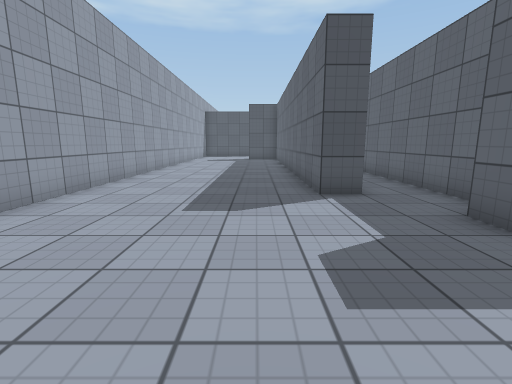
[1] (above)

24 first-person views from a walk through a Unity game level. The camera is 1.2 m above the floor, tilts 10° down and sees 85° across. The floor is counted in squares, 1 m on a side. Each view is taken from the middle of a square. On the plan, view 1 faces up. The plan holds only what a view shows up to about 13 squares ahead; the rest is blank. The place goes on beyond the plan. The player character is not drawn. Surface patterns are stand-ins for the level's own textures.

[2]
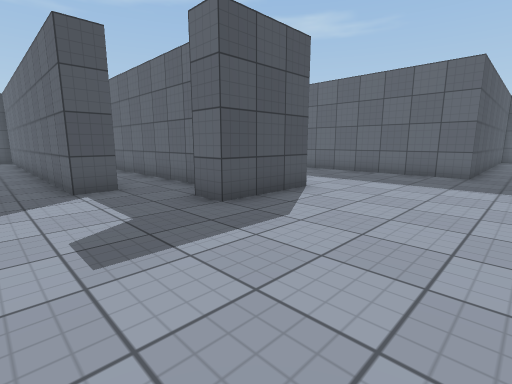

[3]
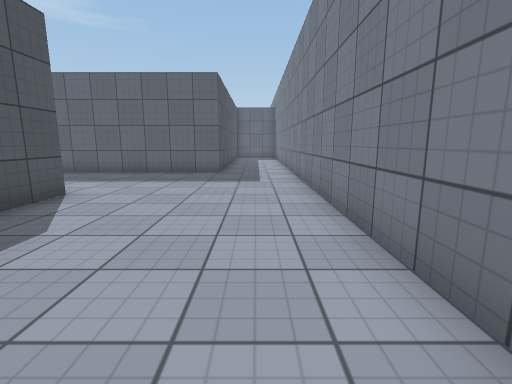

[4]
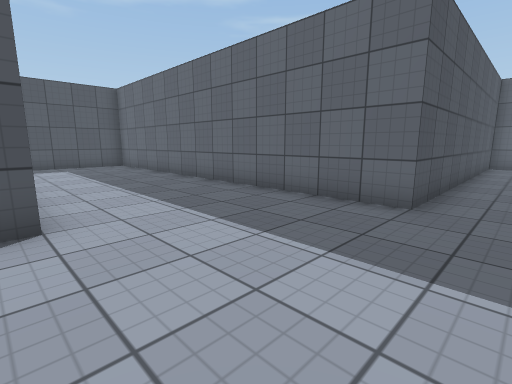

[5]
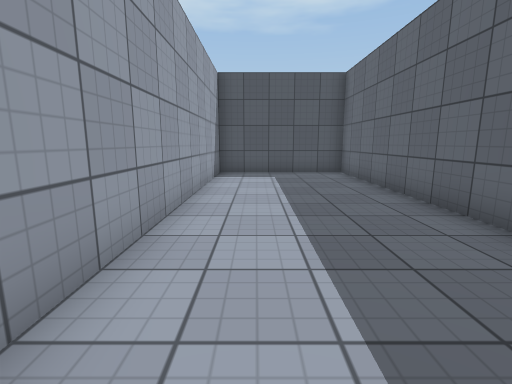

[6]
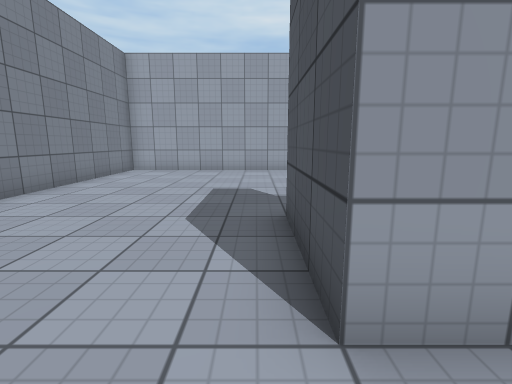

[7]
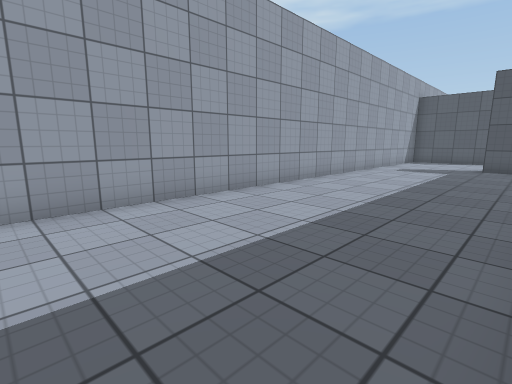

[8]
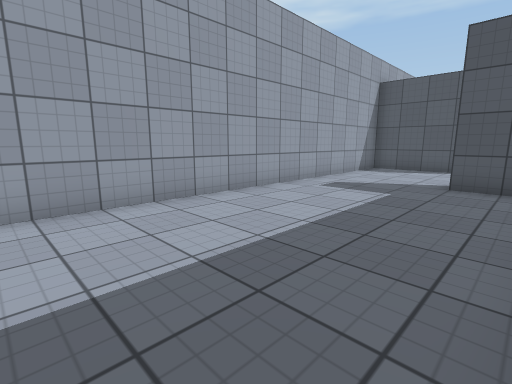

[9]
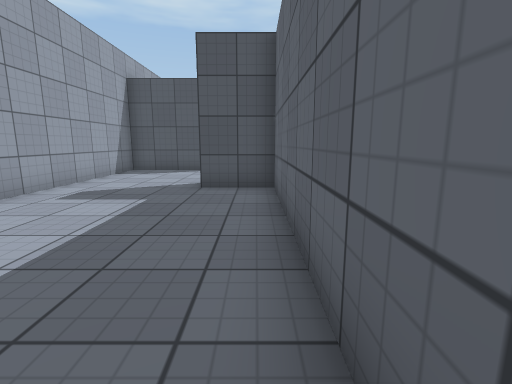

[10]
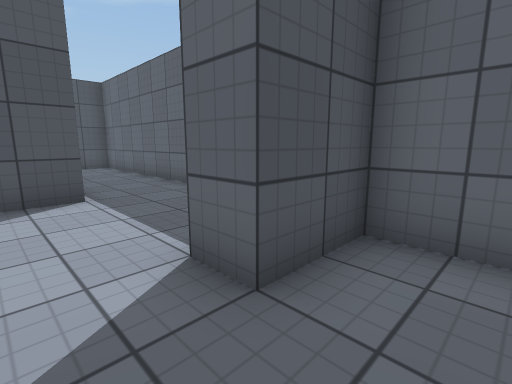

[11]
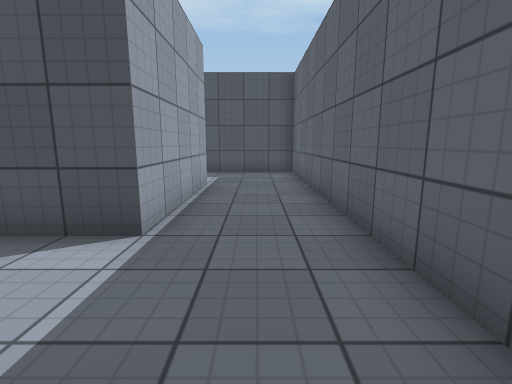

[12]
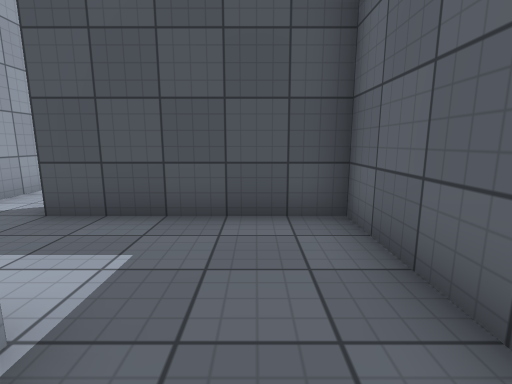

[13]
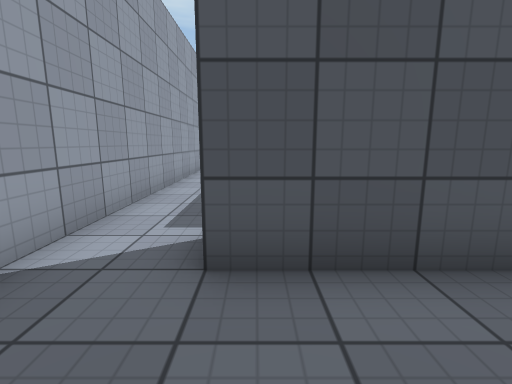

[14]
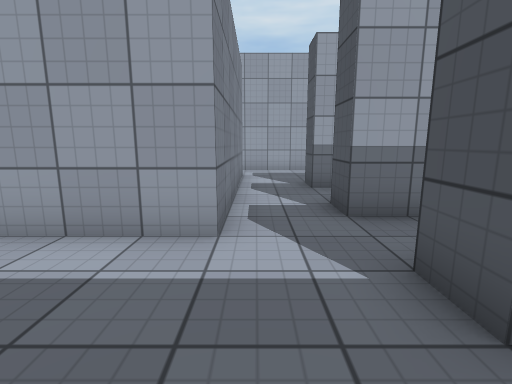

[15]
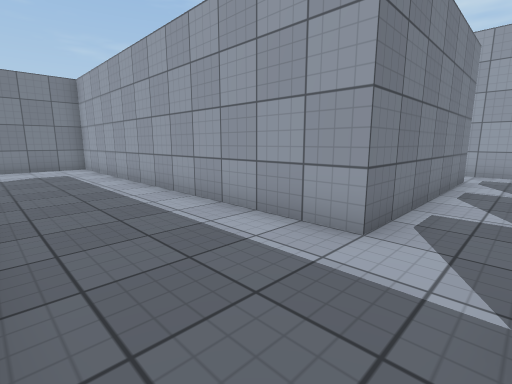

[16]
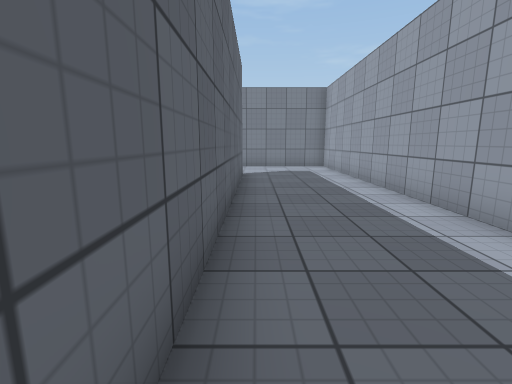

[17]
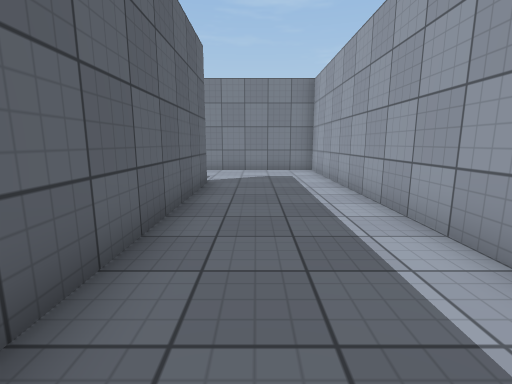

[18]
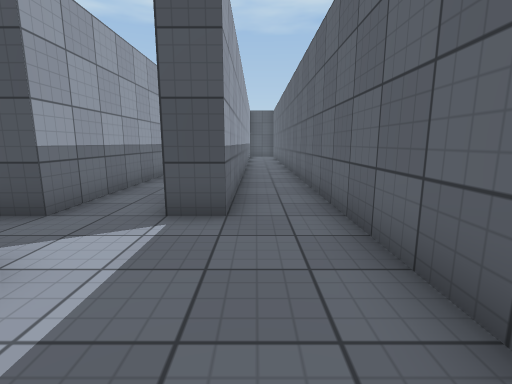

[19]
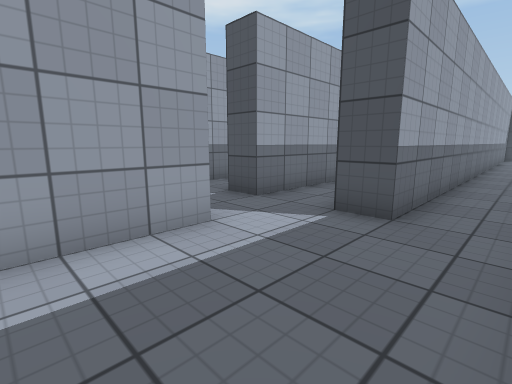

[20]
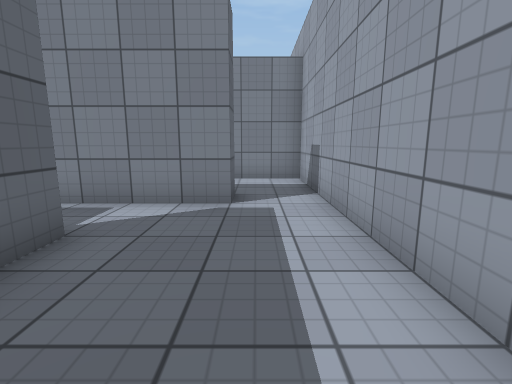

[21]
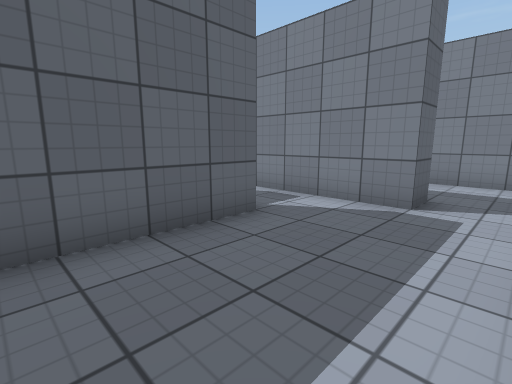

[22]
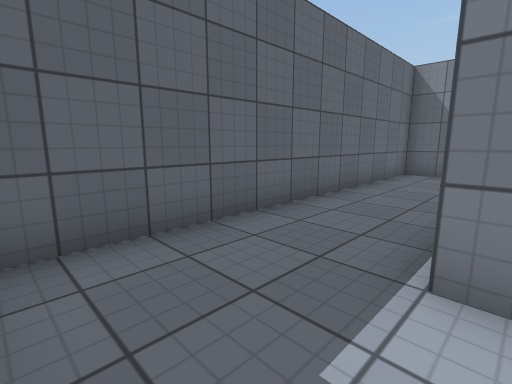

[23]
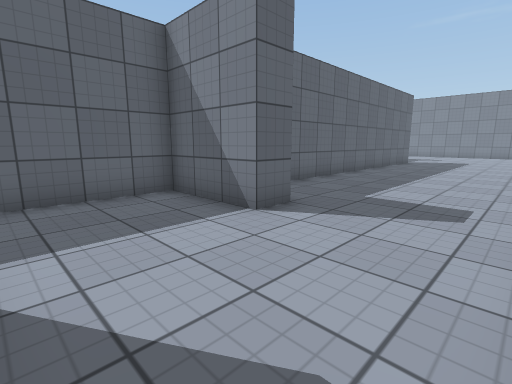

[24]
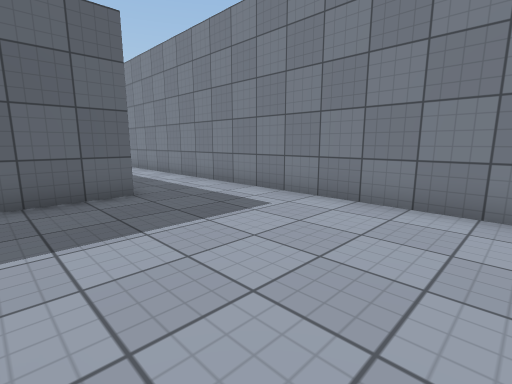

### Floor plan
Points are (right, up) in squares from view 1. A wall is a line through its corners. A room is listed if a view was taken in it or the views show most of it. See-through windows are left out.
Room 1 (views 1, 2, 3, 4, 5, 6, 7, 8, 9, 10, 11, 12, 13, 22, 23, 24)
walls: (2.6, 6.5) (1.5, 6.5) (1.5, 20.5) (-0.5, 20.5) (-0.5, 21.5) (2.5, 21.5) (2.5, 33.5) (-2.5, 33.5); (4.5, 5.8) (4.5, 12.5); (18.5, 0.5) (11.5, 0.5) (11.5, 14.5) (6.5, 14.5) (6.5, 3.5) (3.5, 3.5) (3.5, 4.5); (-4.5, 33.5) (-4.5, 30.5) (-0.5, 30.5) (-0.5, 25.5) (-4.5, 25.5) (-4.5, -2.5) (18.2, -2.5)
ways out: opening at (-3.5, 34) to room 3
Room 2 (views 14, 15, 16, 17, 18, 19)
walls: (8.5, 25.5) (8.5, 40.5); (3.5, 34.5) (4.5, 34.5) (4.5, 21.5) (9.2, 21.5); (6.5, 40.5) (6.5, 36.5) (5.5, 36.5); (3.5, 40.5) (3.5, 36.5)
ways out: opening at (3, 35.5) to room 4
Room 3 (views 20, 21)
walls: (0.5, 36.5) (-0.5, 36.5) (-0.5, 40); (-2.5, 33.5) (-2.5, 34.5) (0.5, 34.5); (-4.5, 40.5) (-4.5, 33.5)
ways out: opening at (-3.5, 34) to room 1; opening at (0, 35.5) to room 4
Room 4 (no view inside)
walls: (3.5, 36.5) (2.5, 36.5); (0.5, 38.2) (0.5, 36.5); (0.5, 34.5) (3.5, 34.5)
ways out: opening at (3, 35.5) to room 2; opening at (0, 35.5) to room 3

Where each view was taken, in squares from view 1:
view 1: 0 up, 0 right, facing up
view 2: 1 down, 0 right, facing up-right
view 3: 1 down, 0 right, facing right
view 4: 1 down, 6 right, facing up-right
view 5: 3 up, 8 right, facing up
view 6: 3 up, 8 right, facing left
view 7: 6 up, 1 right, facing up-left
view 8: 12 up, 1 right, facing up-left
view 9: 13 up, 1 right, facing up
view 10: 19 up, 2 left, facing up-right
view 11: 22 up, 1 right, facing up
view 12: 29 up, 1 right, facing up
view 13: 31 up, 2 left, facing up
view 14: 35 up, 8 right, facing left
view 15: 36 up, 8 right, facing down-left
view 16: 36 up, 8 right, facing down
view 17: 34 up, 7 right, facing down
view 18: 32 up, 7 right, facing up
view 19: 32 up, 8 right, facing up-left
view 20: 40 up, 3 left, facing down
view 21: 40 up, 4 left, facing down-right
view 22: 33 up, 1 left, facing down-right
view 23: 25 up, 4 left, facing down-right
view 24: 3 up, 5 right, facing down-right
